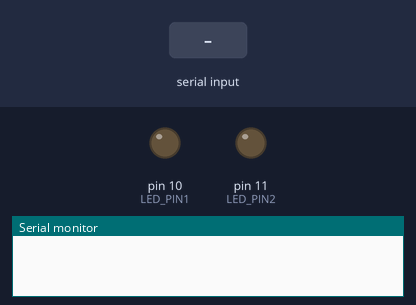
This sketch was run on a simulated Arduino Uno, built with avr-gcc and run on an emulated ATmega328P. On the bench: output pins drawn as LEDs (lit = HIGH), the last lines printed to the serial monitor. The inputs (shaded band) are chosen by the test bench.

Above: at 1.2 s.
1.3 s: "1\n" received over Serial
2.8 s: "B90\n" received over Serial
At 3.5 s:
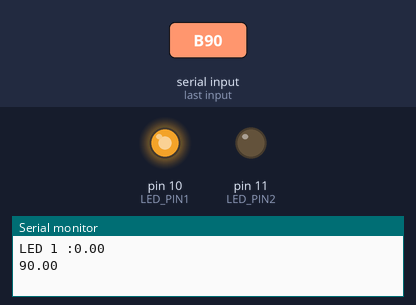
4.3 s: "B,45\n" received over Serial
At 4.6 s:
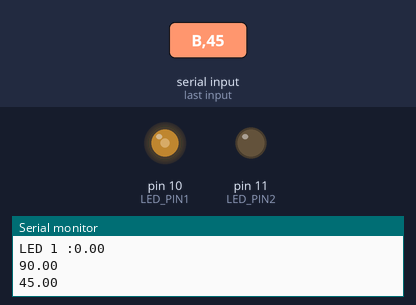
Timing chart, 0 to 7.3 s (numbered marks = the images above; inputs shaded):
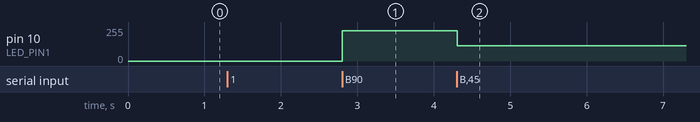

Measured:
- after the input at 2.8 s, pin 10 (LED_PIN1): 0/255 → 228/255 at once
- after the input at 4.3 s, pin 10 (LED_PIN1): 228/255 → 114/255 at once

The sketch:

Lab8_quiz1.ino
```cpp
#define LED_PIN1 10
#define LED_PIN2 11
float brightness = 0;
String buff;
int state;
char pin;
void setup() {
 // put your setup code here, to run once:
 pinMode(LED_PIN1,OUTPUT);
 pinMode(LED_PIN2,OUTPUT);
 Serial.begin(9600);
}
void loop() {
 // put your main code here, to run repeatedly:

 if (Serial.available() > 0) {
 char inByte = Serial.read();
 if(inByte == 'L'){
 buff = ' ';
 state =0;
 }
 if(('0'<= inByte) && (inByte <= '9') && state == 0){
    if(inByte == '1'){
      pin = LED_PIN1;
      Serial.print("LED 1 :");
    }
     if(inByte == '2'){
      pin = LED_PIN2;
      Serial.print("LED 2 :");
    }
 }
     if(inByte == 'B'){
       buff = ' ';
       state = 1;
    }
     if(('0'<= inByte) && (inByte <= '9') && state == 1){
      buff += inByte;
     }
 if(inByte == '\n'){

 brightness = buff.toInt();
 Serial.println(brightness);
 analogWrite(pin,int(brightness*2.54));
 }
 }
}
```
